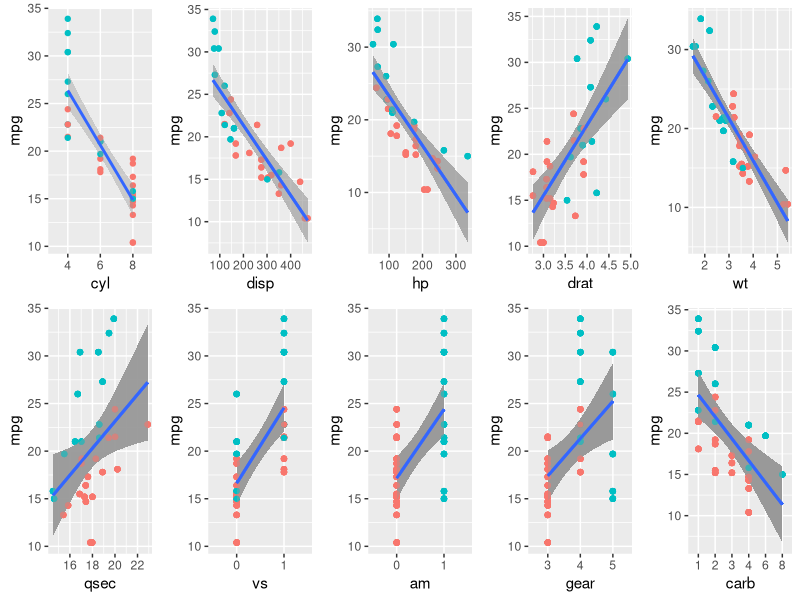
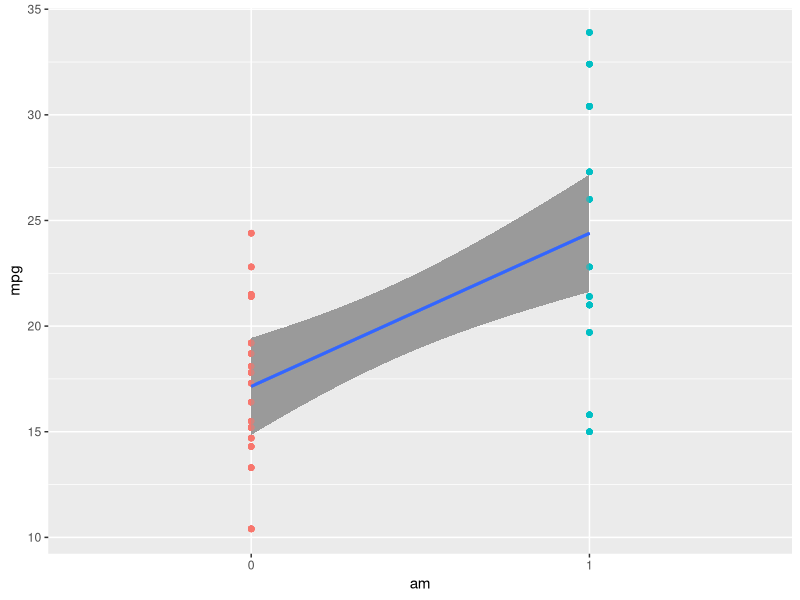
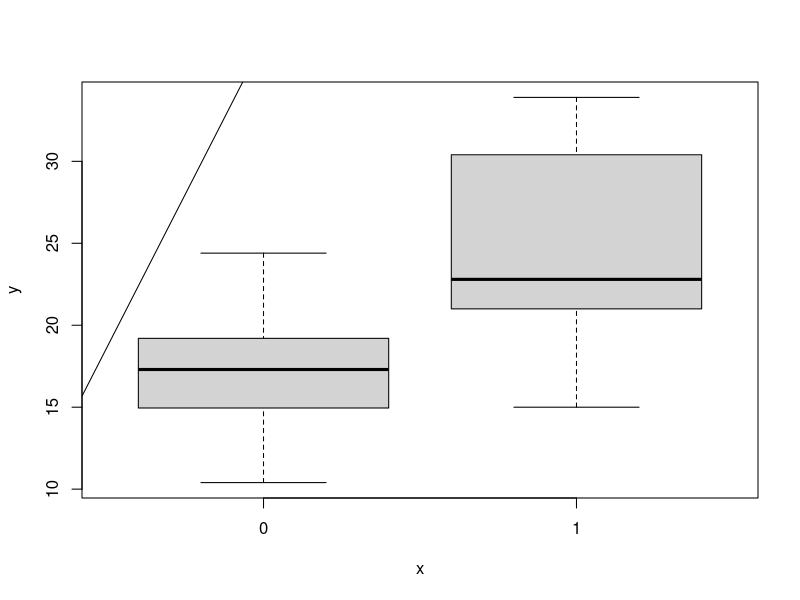
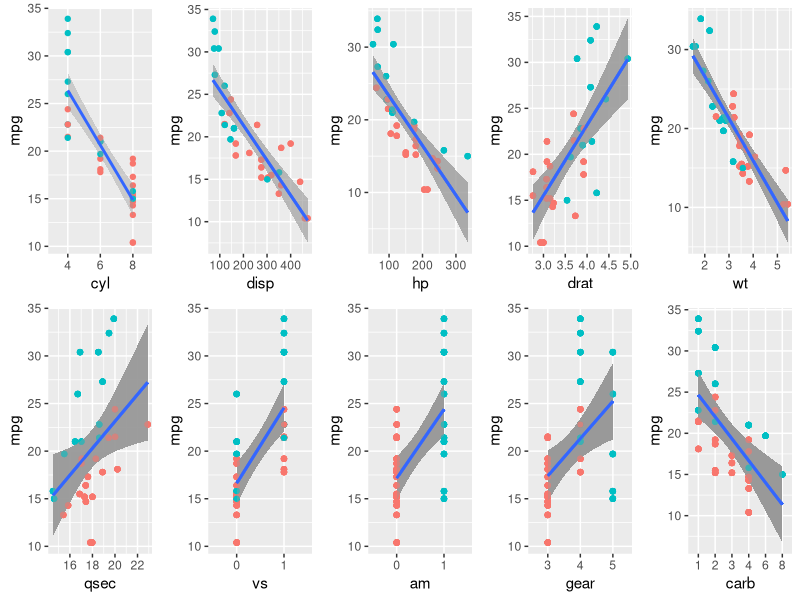

The R script that drew these images, in order:
## ---- chunk 1
knitr::opts_chunk$set(echo=FALSE, warning=FALSE, message=FALSE, cache=TRUE)
## ---- chunk 2
require(ggplot2)
require(tidyr)
require(dplyr)
require(grid)
require(gridExtra)
## ---- chunk 3
#The whole point of an executive summary is to compress a lengthy report in a few sentences so that a person with very limited time to invest (like an executive director) would be able to understand what the whole thing is about. It should include all: the problem, the methods used and the results obtained.
## ---- chunk 4
data(mtcars)
mtcars$cyl <- factor(mtcars$cyl); mtcars$vs <- factor(mtcars$vs) 
mtcars$am <- factor(mtcars$am); mtcars$gear <- factor(mtcars$gear) 
mtcars$carb <- factor(mtcars$carb)
head(mtcars)
## ---- chunk 5
names_var <- names(select(mtcars, -mpg))
out <- NULL
g <- ggplot(mtcars, aes(y = mpg))
for(i in 1:length(names_var)){
    
    g <- g + aes_string(x = names_var[i]) + geom_point(aes(colour = factor(am))) + geom_smooth(method = "lm", aes(group = 1)) + guides(colour = FALSE)
    
    out[[i]] <- g # creates a list with all the plots 
}
grid.arrange(out[[1]], out[[2]], out[[3]], out[[4]], out[[5]], out[[6]], out[[7]], out[[8]], out[[9]], out[[10]], nrow = 2)
## ---- chunk 6
t <- t.test(mtcars$mpg ~ mtcars$am)
## ---- chunk 7
t$conf.int
## ---- chunk 8
out[[8]]
fit1 <- lm(mpg ~ am -1, mtcars)
summary(fit1)
## ---- chunk 9
fit2 <- lm(mpg ~ am + cyl + disp + hp + drat +wt + qsec + vs + gear + carb -1, mtcars)
summary(fit2)
## ---- chunk 10
fit3 <- lm(mpg ~ am + wt-1, mtcars)
plot(mtcars$am, mtcars$mpg)
abline(fit3)
summary(fit3)
summary(lm(mpg ~ am*wt, mtcars))
## ---- chunk 11
names_var <- names(select(mtcars, -mpg))
out <- NULL
g <- ggplot(mtcars, aes(y = mpg))
for(i in 1:length(names_var)){
    
    g <- g + aes_string(x = names_var[i]) + geom_point(aes(colour = factor(am))) + geom_smooth(method = "lm", aes(group = 1)) + guides(colour = FALSE)
    
    out[[i]] <- g # creates a list with all the plots 
}
grid.arrange(out[[1]], out[[2]], out[[3]], out[[4]], out[[5]], out[[6]], out[[7]], out[[8]], out[[9]], out[[10]], nrow = 2)
